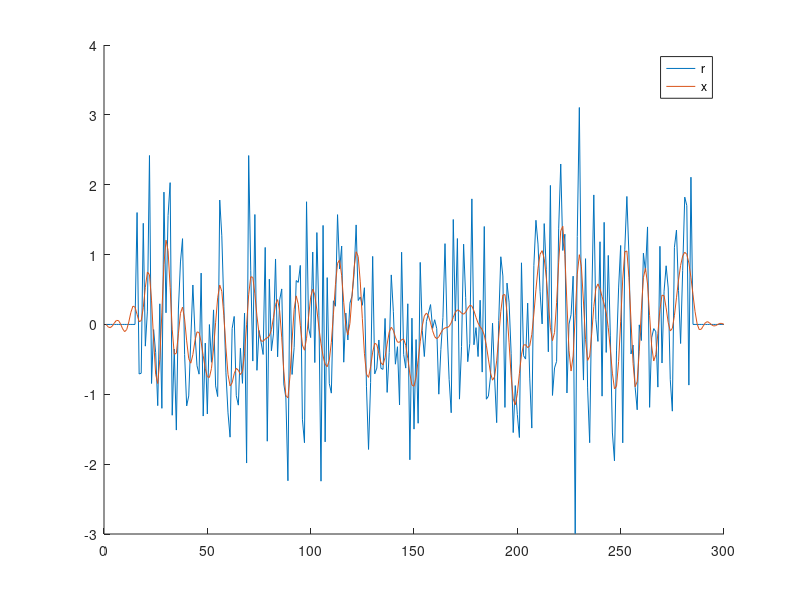
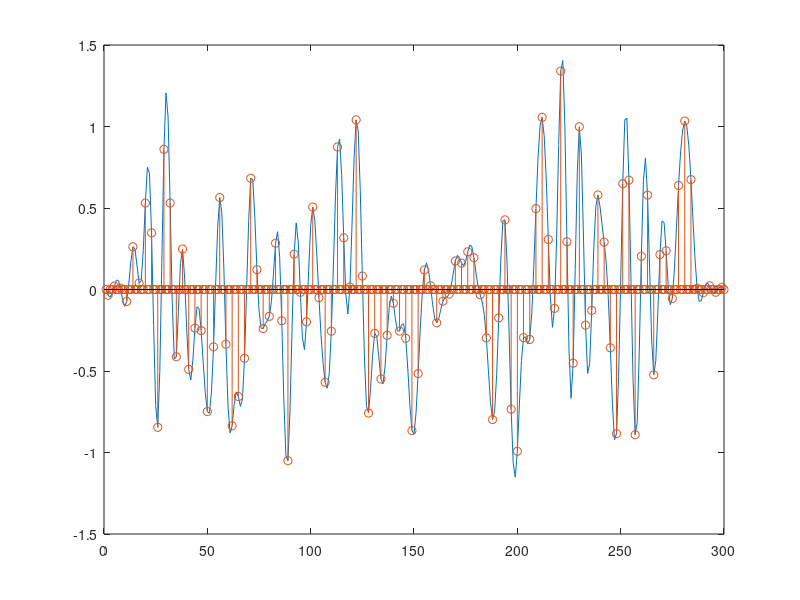
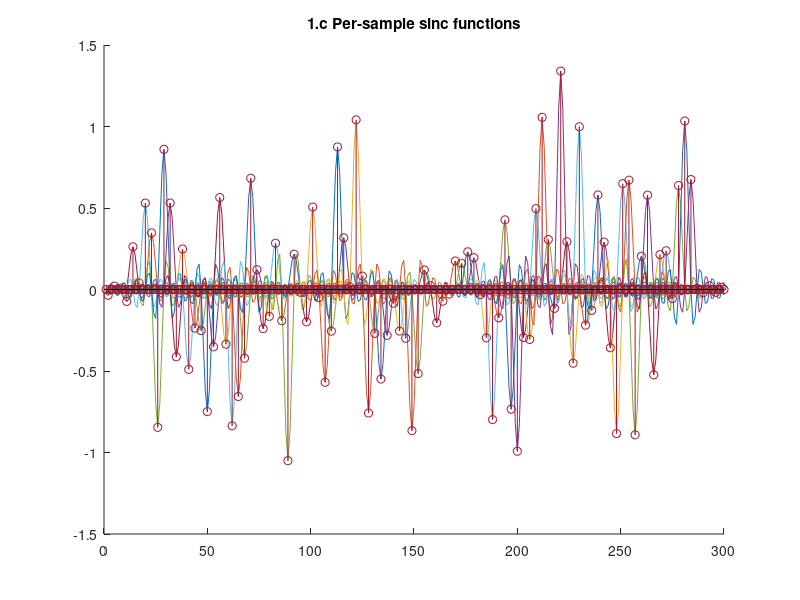
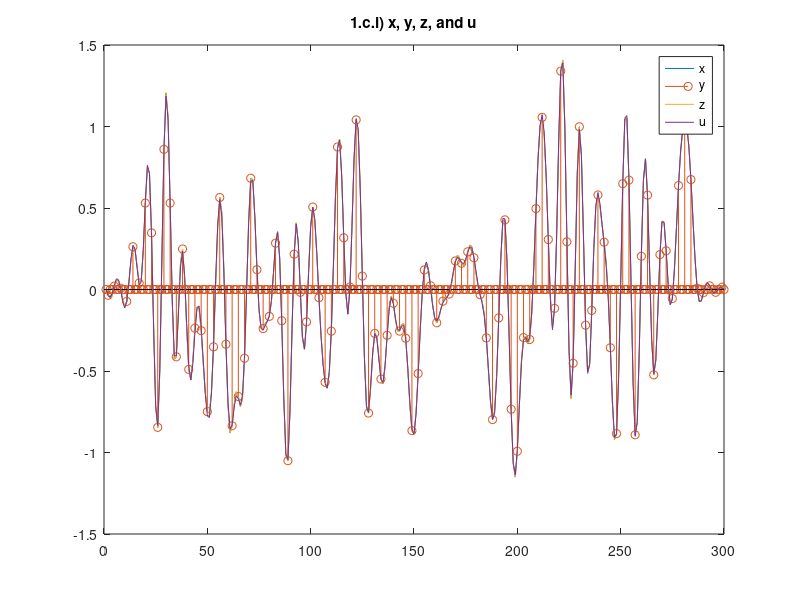

MATLAB code for these plots, in order:
%% 1.c)
% Generate a one second long Gaussian noise sequence r with a sampling rate
% of 300Hz
f_s = 300;
t = 1; % 1 second long
N = f_s * t;
ts = linspace(1/f_s, t, N);
r = randn(N,1);
% Taper $r$ by setting its first and last 15 samples to zero.
r(1:15) = 0;
r(end-15:end) = 0;

%%
% Make a Finite-Impulse Response low-pass filter with cut-off frequency
f_c = 45; % cutoff frequency
a = [1]; % FIR has no y-terms
b = fir1(50, f_c/(f_s/2));
% Use the filtfilt function in order to apply that filter to the
% generated noise signal, resulting in the filtered noise signal x
x = filtfilt(b, a, r);

%%
% Plot r, x together.
figure;
hold on;
plot(r);
plot(x);
legend("r","x");
hold off;

%%
% Sample x at 100Hz by setting all but every third sample value to zero
y = x;
% element 1, 4, 7... = 0
y(1:3:end) = 0;
% element 2, 5, 8... = 0
y(3:3:end) = 0;
% element 3, 6, 9... = unchanged

figure;
plot(x);
hold on;
stem(y);
hold off;

%%
% Implement sinc interpolation to reconstruct the zeroed samples of y
%
% $$x(t) = \sum_{n=-\infty}^{\infty} x_n * sinc(t/t_s - n)$$
%
% MATLAB version:
%
% $$z = \sum_{i_y=1}^{N} y(i_y) * sinc((ts/t - i_y/N) * f_s/3)$$
%
% Translate the sinc by $i_y/N$ to align it with the sample,
% and scale it by $f_s$ over 3 to align the zero crossings with the other
% sample points.
z = zeros(N,1);
figure;
hold on;
for i_y = 1:N
    data = y(i_y) * sinc((ts/t - (i_y)/N)* f_s/3);
    plot(data);
    z = z + data';
end
stem(y)
hold off;
title("1.c Per-sample sinc functions")

%%
% Generate another low-pass filter with fir1, cut-off frequency 50Hz
f_c = 50; % cutoff frequency
a = [1]; % FIR has no y-terms
b = fir1(50, f_c/(f_s/2));
% Apply it to y, resulting in interpolated sequence u.
% multiply by 3 to compensate for energy lost during sampling.
u = 3 * filtfilt(b, a, y);


%% 1.c.i) Comparisons
% Plot x, y, z, and u on top of each other in one figure 
figure;
plot(x);
hold on;
stem(y);
plot(z);
plot(u);
legend("x", "y", "z", "u");
title("1.c.i) x, y, z, and u")
hold off;

%% 
% x and z are equal
figure;
plot(x);
hold on;
stem(y);
plot(z);

legend("x", "y", "z");
xlim([100 150]);
title("1.c.i) x vs. z (sinc-interpolated sampled x)");
hold off;

%% 
% x and u are similar, but not equal.
% TODO - is this to do with aliasing introduced by sampling?
figure;
plot(x);
hold on;
stem(y);
plot(u);

legend("x", "y", "u");
xlim([100 150]);
title("1.c.i) x vs. u (low-pass filtered sampled x)");
hold off;


%% 1.c.ii)
% Q: Why should the first filter have a lower cut-off frequency than the second?
%
% If the second low-pass filter had a lower cut-off frequency than the
% first filter, it would discard higher-frequency information and
% not reconstruct it.